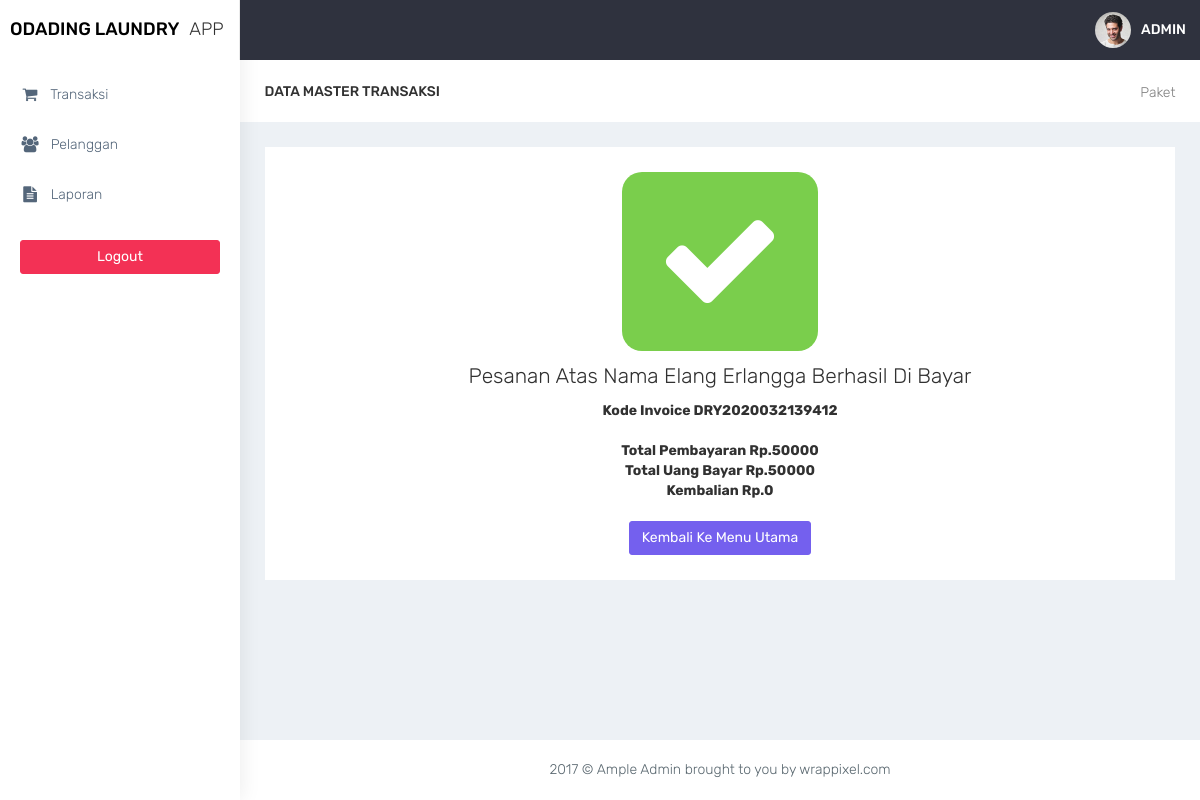
Page /kasir/transaksi_telah_dibayar.php?id=10 (signed in) on the committed database.
### tables this page shows
CREATE TABLE `transaksi` (
  `id_transaksi` int(11) NOT NULL,
  `outlet_id` int(11) DEFAULT NULL,
  `kode_invoice` varchar(100) DEFAULT NULL,
  `member_id` int(11) DEFAULT NULL,
  `tgl` datetime DEFAULT NULL,
  `batas_waktu` datetime DEFAULT NULL,
  `tgl_pembayaran` datetime DEFAULT NULL,
  `biaya_tambahan` int(11) DEFAULT NULL,
  `diskon` double DEFAULT NULL,
  `pajak` int(11) DEFAULT NULL,
  `status` enum('baru','proses','selesai','diambil') DEFAULT NULL,
  `status_bayar` enum('dibayar','belum') DEFAULT NULL,
  `user_id` int(11) DEFAULT NULL
);

CREATE TABLE `member` (
  `id_member` int(11) NOT NULL,
  `nama_member` varchar(100) DEFAULT NULL,
  `alamat_member` text DEFAULT NULL,
  `jenis_kelamin` enum('L','P') DEFAULT NULL,
  `telp_member` varchar(15) DEFAULT NULL,
  `no_ktp` varchar(30) DEFAULT NULL
);

CREATE TABLE `detail_transaksi` (
  `id_detail` int(11) NOT NULL,
  `transaksi_id` int(11) DEFAULT NULL,
  `paket_id` int(11) DEFAULT NULL,
  `qty` double DEFAULT NULL,
  `total_harga` double DEFAULT NULL,
  `keterangan` text DEFAULT NULL,
  `total_bayar` int(11) DEFAULT NULL
);

### kasir/functions.php (called while the page is built, shortened)
<?php
function ambilsatubaris($conn,$query){
    $db = mysqli_query($conn,$query);
    return mysqli_fetch_assoc($db);
}
?>

### kasir/transaksi_telah_dibayar.php (the view, shortened to what this page needs)
<?php
$title = 'transaksi';
require 'functions.php';
require 'layout_header.php';
$query = 'SELECT transaksi.*,member.nama_member , detail_transaksi.total_harga, detail_transaksi.total_bayar FROM transaksi INNER JOIN member ON member.id_member = transaksi.member_id INNER JOIN detail_transaksi ON detail_transaksi.transaksi_id = transaksi.id_transaksi WHERE transaksi.id_transaksi = ' . $_GET['id'];
$data = ambilsatubaris($conn,$query);
?>
<div class="container-fluid">
    <div class="row bg-title">
        <div class="col-lg-3 col-md-4 col-sm-4 col-xs-12">
            <h4 class="page-title">Data Master <?= $title ?></h4> </div>
        <div class="col-lg-9 col-sm-8 col-md-8 col-xs-12">
            <ol class="breadcrumb">
                <li><a href="#">Paket</a></li>
            </ol>
        </div>
    </div>
    <div class="row">
        <div class="col-md-12 col-lg-12 col-sm-12 col-xs-12">
            <div class="white-box">
                <div class="row">
                    <div class="col-md-4"></div>
                    <div class="col-md-4 text-center" style="padding-left: 50px;padding-right: 50px;">
                        <div class="bg-success" style="font-size: 125px;border-radius: 20px">
                            <i class="fa fa-check fa-10x text-white"></i>
                        </div>
                    </div>
                    <div class="col-md-4"></div>
                </div>
                <div class="row">
                    <div class="col-md-12 text-center">
                        <h3>Pesanan Atas Nama <?= $data['nama_member'] ?> Berhasil Di Bayar</h3>
                        <strong>Kode Invoice <?= $data['kode_invoice'] ?></strong><br><br>
                        <strong>Total Pembayaran Rp.<?= $data['total_harga'] ?></strong><br>
                        <strong>Total Uang Bayar Rp.<?= $data['total_bayar'] ?></strong><br>
                        <strong>Kembalian Rp.<?= $data['total_bayar'] - $data['total_harga'] ?></strong><br><br>
                        <a href="transaksi.php" class="btn btn-primary">Kembali Ke Menu Utama</a>
                    </div>
                </div>
            </div>
        </div>
    </div>
</div>
<?php
require'layout_footer.php';

### assets/css/colors/default.css (style rules this page uses)
body { background: #fff; }

### rows in the picture
transaksi: member.nama_member "Elang Erlangga", kode_invoice "DRY2020032139412", detail_transaksi.total_harga "50000", detail_transaksi.total_bayar "50000", detail_transaksi.total_bayar+total_harga "0"

### other values in the picture
$title "TRANSAKSI"
